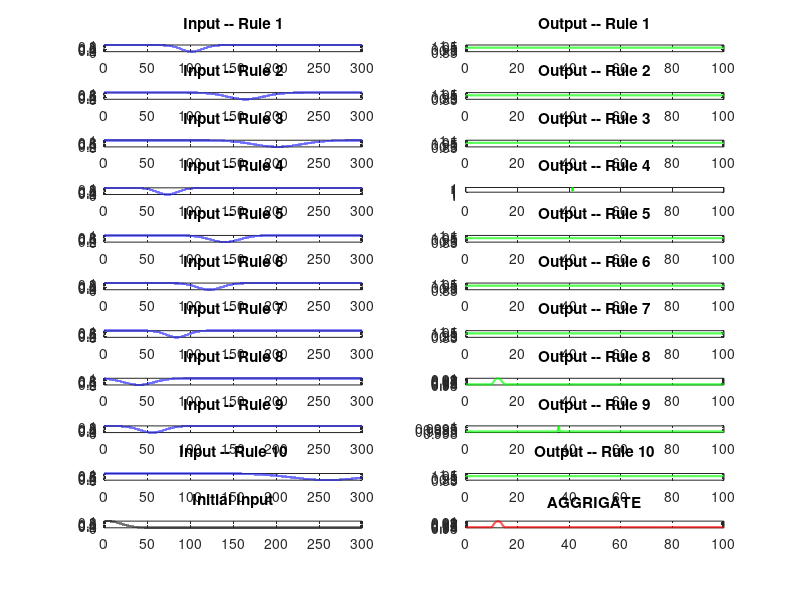

Here is the MATLAB script that generated this plot:
%  Shahab Sotudian--94125091
%  SISO Logical
clear;
clc;
SIGMAin=[12.44 20.83 27.98 12.19 16.81 14.45 12.12 17.29 14.49 40.08];
MEANin=[102.07 164.38 201.79 73.79 140.42 122.57 84.65 40.59 55.93 260.03];

SIGMAout=[5.59 9.50 10.02 5.40 7.98 3.17 7.10 6.24 6.20 16.30];
MEANout=[52.38 28.78 65.12 41.32 50.11 66.85 14.01 12.41 35.91 78.74];

% Gaussian membership function input
for i=1:1:10
 L=0:0.01:300;
 Antecedent(i,:)= exp(-(L - MEANin(i)).^2/(2*SIGMAin(i)^2));
end

% Gaussian membership function output
for i=1:1:10
 S=0:0.01:100;
 Consequent(i,:)= exp(-(S- MEANout(i)).^2/(2*SIGMAout(i)^2));
end


 disp('Please enter the amount of ALK Phosphate')
    h=input('');
    A=gaussmf(L,[15 h]);
   plot(L,A,'b','linewidth',2) 
   axis([0 300 0  1.1]);
    
    %% STEP 1-1
  % evry S-norm evry T-norm
  % compelemnt of Antecedents
                  for d=1:10
                 ComAntecedent(d,:)=1-Antecedent(d,:);
                  end   
     for e=1:10
    for j=1:30001
       w(j)= min(A(j),ComAntecedent(e,j));
    end
    DOF(e)=max(w);
    end
      
     %STEP 1-2
    for e=1:10
    for j=1:10001
       f(e,j)= max(DOF(e),Consequent(e,j));
    end
     end
       


%% STEP 2 ---- Aggrigation
  
    for j=1:10001
        for x=1:10
           M(x)=f(x,j);
        end
     AGGRIGATE(j)= min(M);
    end
        
%% STEP 3 ---- Defuzzification 
Output=defuzz(S,AGGRIGATE,'centroid')
        
       
        
      

%% Plotting
        j=1;
        for i=1:10
        subplot(11,2,j)
        plot(L,ComAntecedent(i,:),'b','linewidth',1.5)
        title(['Input',' -- ','Rule ',num2str(i)])
        j=j+2;
             hold on
        end
        j=2;
        for i=1:10
        subplot(11,2,j)
        plot(S,f(i,:),'g','linewidth',1.5)
       title(['Output',' -- ','Rule ',num2str(i)])
        j=j+2;
             hold on
        end
        subplot(11,2,21)
plot(L,A,'k','linewidth',1.5)
title('Initial Input')
subplot(11,2,22)
plot(S,AGGRIGATE,'r','linewidth',1.5)
title('AGGRIGATE')
